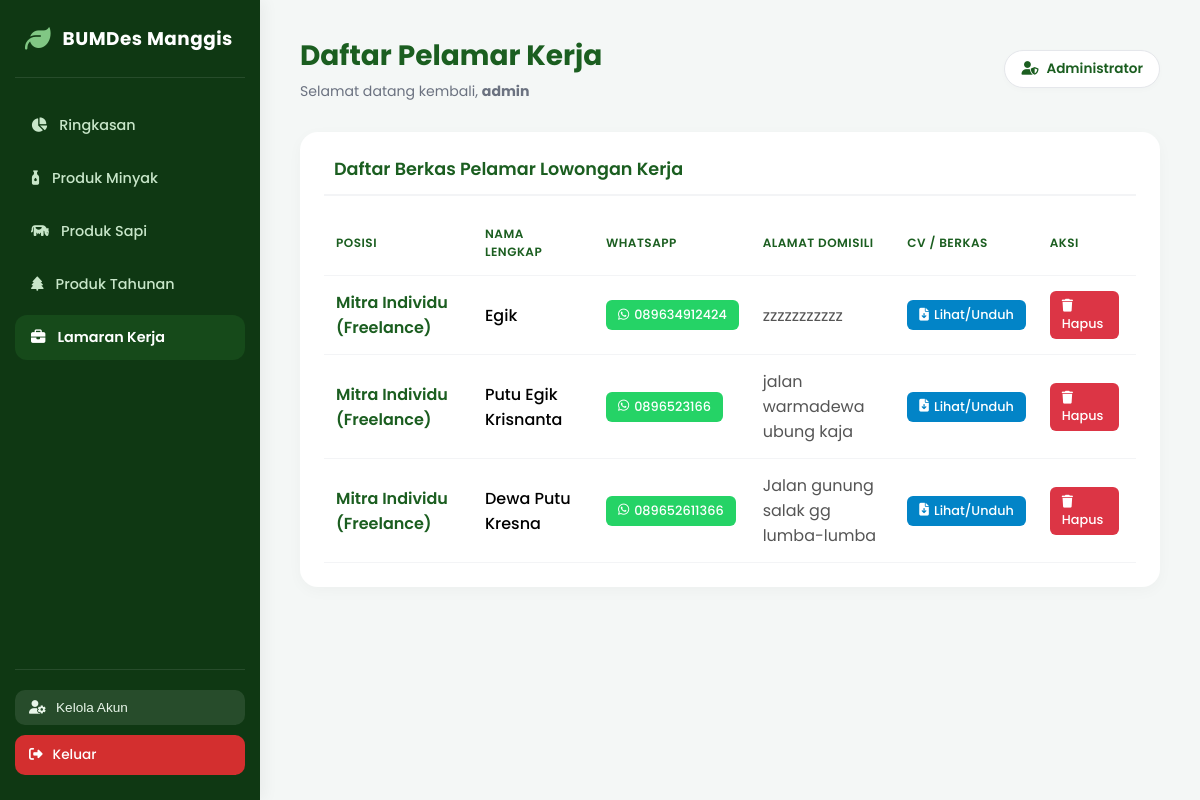
The page /admin_dashboard.php?page=lamaran_kerja (signed in) on the database its author committed.
### tables this page shows
CREATE TABLE `lamaran_kerja` (
  `id` int(11) NOT NULL,
  `posisi` varchar(100) NOT NULL,
  `nama_lengkap` varchar(150) NOT NULL,
  `whatsapp` varchar(20) NOT NULL,
  `alamat` text NOT NULL,
  `berkas_cv` varchar(255) NOT NULL,
  `tanggal_submit` timestamp NOT NULL DEFAULT current_timestamp()
);

### admin_dashboard.php (the view, shortened to what this page needs)
<?php
include 'koneksi.php';
$page = isset($_GET['page']) ? $_GET['page'] : 'dashboard';
?>
<!DOCTYPE html>
<html lang="id">
<head>
    <link rel="stylesheet" href="https://cdnjs.cloudflare.com/ajax/libs/font-awesome/6.4.0/css/all.min.css">
</head>
<body>
<div class="admin-layout">
    <aside class="sidebar">
        <div>
            <div class="sidebar-brand">
                <i class="fa-solid fa-leaf"></i>
                <h3>BUMDes Manggis</h3>
            </div>
            <ul class="sidebar-menu">
                <li class="<?php echo ($page == 'dashboard') ? 'active' : ''; ?>">
                    <a href="admin_dashboard.php?page=dashboard">
                        <i class="fa-solid fa-chart-pie"></i> Ringkasan
                    </a>
                </li>
                <li class="<?php echo ($page == 'produk_minyak') ? 'active' : ''; ?>">
                    <a href="admin_dashboard.php?page=produk_minyak">
                        <i class="fa-solid fa-bottle-droplet"></i> Produk Minyak
                    </a>
                </li>
                <li class="<?php echo ($page == 'produk_sapi') ? 'active' : ''; ?>">
                    <a href="admin_dashboard.php?page=produk_sapi">
                        <i class="fa-solid fa-cow"></i> Produk Sapi
                    </a>
                </li>
                <li class="<?php echo ($page == 'produk_tahunan') ? 'active' : ''; ?>">
                    <a href="admin_dashboard.php?page=produk_tahunan">
                        <i class="fa-solid fa-tree"></i> Produk Tahunan
                    </a>
                </li>
                <li class="<?php echo ($page == 'lamaran_kerja') ? 'active' : ''; ?>">
    <a href="admin_dashboard.php?page=lamaran_kerja">
        <i class="fa-solid fa-briefcase"></i> Lamaran Kerja
    </a>
</li>
            </ul>
        </div>
        <div class="sidebar-footer">
            <button class="btn-sidebar-action btn-sidebar-settings" onclick="openAccountModal()">
                <i class="fa-solid fa-user-gear"></i> Kelola Akun
            </button>
            <a href="admin_dashboard.php?action=logout" class="btn-sidebar-action btn-sidebar-logout" onclick="return confirm('Yakin ingin keluar?')">
                <i class="fa-solid fa-right-from-bracket"></i> Keluar
            </a>
        </div>
    </aside>
    <main class="main-content">
        <header class="topbar">
            <div class="topbar-title">
                <h2>
                    <?php
                    if ($page == 'dashboard') echo "Dashboard Admin BUMDes";
                    elseif ($page == 'lamaran_kerja') echo "Daftar Pelamar Kerja";
                    else echo "Kelola " . ucwords(str_replace('_', ' ', $page));
                    ?>
                </h2>
                <p>Selamat datang kembali, <b><?php echo htmlspecialchars($_SESSION['admin_username']); ?></b></p>
            </div>
            <div class="topbar-user">
                <span class="user-badge"><i class="fa-solid fa-user-shield"></i> Administrator</span>
            </div>
        </header>
        <?php if ($page == 'dashboard') { ?>
            <div class="stats-grid">
                <?php
                $tables_info = [
                    'produk_minyak' => ['label' => 'Produk Minyak', 'icon' => 'fa-bottle-droplet'],
                    'produk_sapi'   => ['label' => 'Produk Sapi', 'icon' => 'fa-cow'],
                    'produk_tahunan'=> ['label' => 'Produk Tahunan', 'icon' => 'fa-tree']
                ];
                $total_semua = 0;
                foreach ($tables_info as $tbl => $info) {
                    $q = mysqli_query($koneksi, "SELECT COUNT(*) as c FROM $tbl");
                    $d = mysqli_fetch_array($q);
                    $total_semua += $d['c'];
                ?>
                    <div class="stat-card">
                        <div class="stat-info">
                            <h4><?php echo $info['label']; ?></h4>
                            <h2><?php echo $d['c']; ?></h2>
                        </div>
                        <div class="stat-icon"><i class="fa-solid <?php echo $info['icon']; ?>"></i></div>
                    </div>
                <?php } ?>
                <?php
                $q_lamaran = mysqli_query($koneksi, "SELECT COUNT(*) as c FROM lamaran_kerja");
                $d_lamaran = mysqli_fetch_array($q_lamaran);
                ?>
                <div class="stat-card" style="border-left-color: #0284c7;">
                    <div class="stat-info">
                        <h4>Total Pelamar Kerja</h4>
                        <h2><?php echo $d_lamaran['c'] ?? 0; ?></h2>
                    </div>
                    <div class="stat-icon" style="background: #e0f2fe;">
    <i class="fa-solid fa-briefcase" style="color: #0284c7; font-size: 1.3rem;"></i>
                    </div>
                </div>
            </div>
            <div class="table-wrap">
                <div class="table-header">
                    <i class="fa-solid fa-bell" style="color: #eab308;"></i>
                    <h3>Pemberitahuan / Panduan Admin</h3>
                </div>
                <p style="color: #555; line-height: 1.6; margin: 10px 0;">
                    Gunakan menu di <b>Sidebar Sebelah Kiri</b> untuk berpindah ke masing-masing kategori produk atau melihat data pelamar lowongan kerja PLN ICON+.
                </p>
            </div>
        <?php } elseif ($page == 'lamaran_kerja') { ?>
            <div class="table-wrap">
                <div class="table-header">
                    <h3>Daftar Berkas Pelamar Lowongan Kerja</h3>
                </div>
                <table>
                    <thead>
                        <tr>
                            <th>Posisi</th>
                            <th>Nama Lengkap</th>
                            <th>WhatsApp</th>
                            <th>Alamat Domisili</th>
                            <th>CV / Berkas</th>
                            <th>Aksi</th>
                        </tr>
                    </thead>
                    <tbody>
                        <?php
                        $query = mysqli_query($koneksi, "SELECT * FROM lamaran_kerja ORDER BY id DESC");
                        while($row = mysqli_fetch_array($query)) {
                            $wa = preg_replace('/[^0-9]/', '', $row['whatsapp']);
                            if (substr($wa, 0, 1) == '0') {
                                $wa = '62' . substr($wa, 1);
                            }
                        ?>
                        <tr>
                            <td style="font-weight: 600; color: var(--brand-primary);"><?php echo htmlspecialchars($row['posisi']); ?></td>
                            <td style="font-weight: 500;"><?php echo htmlspecialchars($row['nama_lengkap']); ?></td>
                            <td>
                                <a href="https://wa.me/<?php echo $wa; ?>" target="_blank" class="btn-wa">
                                    <i class="fa-brands fa-whatsapp"></i> <?php echo htmlspecialchars($row['whatsapp']); ?>
                                </a>
                            </td>
                            <td style="color: #555; max-width: 200px;"><?php echo htmlspecialchars($row['alamat']); ?></td>
                            <td>
                                <a href="uploads_cv/<?php echo $row['berkas_cv']; ?>" target="_blank" class="btn-download">
                                    <i class="fa-solid fa-file-arrow-down"></i> Lihat/Unduh
                                </a>
                            </td>
                            <td>
                                <a href="admin_dashboard.php?hapus_lamaran=<?php echo $row['id']; ?>" class="btn-action btn-reject" onclick="return confirm('Yakin ingin menghapus data lamaran ini?')">
                                    <i class="fa-solid fa-trash"></i> Hapus
                                </a>
                            </td>
                        </tr>
                        <?php } ?>
                    </tbody>
                </table>
            </div>
        <?php } ?>
    </main>
</div>
</body>
</html>

### admin_dashboard.php (style rules this page uses)
:root { --brand-primary: #1b5e20; --brand-light: #2e7d32; --bg-main: #f4f7f6; --sidebar-bg: #0f3813; --sidebar-hover: #164a1a; --text-muted: #6b7280; }
* { box-sizing: border-box; }
body { background-color: var(--bg-main); font-family: 'Poppins', sans-serif; margin: 0; padding: 0; }
.admin-layout { display: flex; min-height: 100vh; }
.sidebar { width: 260px; background-color: var(--sidebar-bg); color: #ffffff; display: flex; flex-direction: column; justify-content: space-between; position: fixed; top: 0; bottom: 0; left: 0; z-index: 100; padding: 25px 15px; box-shadow: 4px 0 15px rgba(0,0,0,0.05); }
.sidebar-brand { display: flex; align-items: center; gap: 12px; padding: 0 10px 25px 10px; border-bottom: 1px solid rgba(255, 255, 255, 0.1); }
.sidebar-brand i { font-size: 1.6rem; color: #81c784; }
.sidebar-brand h3 { margin: 0; font-size: 1.15rem; font-weight: 700; letter-spacing: 0.5px; }
.sidebar-menu { list-style: none; padding: 0; margin: 25px 0 auto 0; display: flex; flex-direction: column; gap: 8px; }
.sidebar-menu li a { display: flex; align-items: center; gap: 12px; padding: 12px 16px; color: #c8e6c9; text-decoration: none; border-radius: 12px; font-size: 0.9rem; font-weight: 500; transition: all 0.2s ease; }
.sidebar-menu li a:hover, .sidebar-menu li.active a { background-color: var(--sidebar-hover); color: #ffffff; font-weight: 600; }
.sidebar-footer { padding-top: 20px; border-top: 1px solid rgba(255, 255, 255, 0.1); display: flex; flex-direction: column; gap: 10px; }
.btn-sidebar-action { width: 100%; padding: 10px 14px; border-radius: 10px; font-size: 0.85rem; font-weight: 500; border: none; cursor: pointer; display: flex; align-items: center; gap: 10px; transition: all 0.2s ease; text-decoration: none; box-sizing: border-box; }
.btn-sidebar-settings { background: rgba(255,255,255,0.1); color: #e8f5e9; }
.btn-sidebar-logout { background: #d32f2f; color: #ffffff; }
.main-content { margin-left: 260px; flex: 1; padding: 35px 40px; }
.topbar { display: flex; justify-content: space-between; align-items: center; margin-bottom: 30px; }
.topbar-title h2 { color: var(--brand-primary); margin: 0; font-size: 1.75rem; font-weight: 700; }
.topbar-title p { color: var(--text-muted); margin: 4px 0 0 0; font-size: 0.88rem; }
.user-badge { background: #ffffff; border: 1px solid #e5e7eb; padding: 8px 16px; border-radius: 20px; font-size: 0.85rem; font-weight: 600; color: var(--brand-primary); box-shadow: 0 2px 6px rgba(0,0,0,0.02); display: flex; align-items: center; gap: 8px; }
.table-wrap { background: #ffffff; padding: 24px; border-radius: 18px; box-shadow: 0 4px 15px rgba(0, 0, 0, 0.03); overflow-x: auto; margin-bottom: 30px; transition: transform 0.3s ease, box-shadow 0.3s ease; }
.table-header { display: flex; align-items: center; gap: 10px; margin-bottom: 15px; border-bottom: 2px solid #f3f4f6; padding-bottom: 12px; }
.table-header h3 { margin: 0; font-weight: 600; color: var(--brand-primary); font-size: 1.1rem; }
table { width: 100%; border-collapse: collapse; }
th, td { padding: 14px 12px; text-align: left; border-bottom: 1px solid #f3f4f6; }
th { color: var(--brand-primary); font-weight: 600; text-transform: uppercase; font-size: 0.75rem; letter-spacing: 0.5px; }
.btn-action { padding: 6px 12px; border-radius: 6px; font-size: 0.8rem; font-weight: 500; border: none; cursor: pointer; text-decoration: none; display: inline-block; margin-right: 5px; }
.btn-reject { background: #dc3545; color: white; }
.btn-wa { background: #25D366; color: white; padding: 6px 12px; border-radius: 6px; text-decoration: none; font-size: 0.8rem; display: inline-flex; align-items: center; gap: 5px; font-weight: 500; }
.btn-download { background: #0284c7; color: white; padding: 6px 12px; border-radius: 6px; text-decoration: none; font-size: 0.8rem; display: inline-flex; align-items: center; gap: 5px; font-weight: 500; }

### rows shown on the page
lamaran_kerja: posisi "Mitra Individu (Freelance)", nama_lengkap "Egik", whatsapp "089634912424", alamat "zzzzzzzzzzz"
lamaran_kerja: posisi "Mitra Individu (Freelance)", nama_lengkap "Putu Egik Krisnanta", whatsapp "0896523166", alamat "jalan warmadewa ubung kaja"
lamaran_kerja: posisi "Mitra Individu (Freelance)", nama_lengkap "Dewa Putu Kresna", whatsapp "089652611366", alamat "Jalan gunung salak gg lumba-lumba"

### other values the page prints
$_SESSION['admin_username'] "admin"
